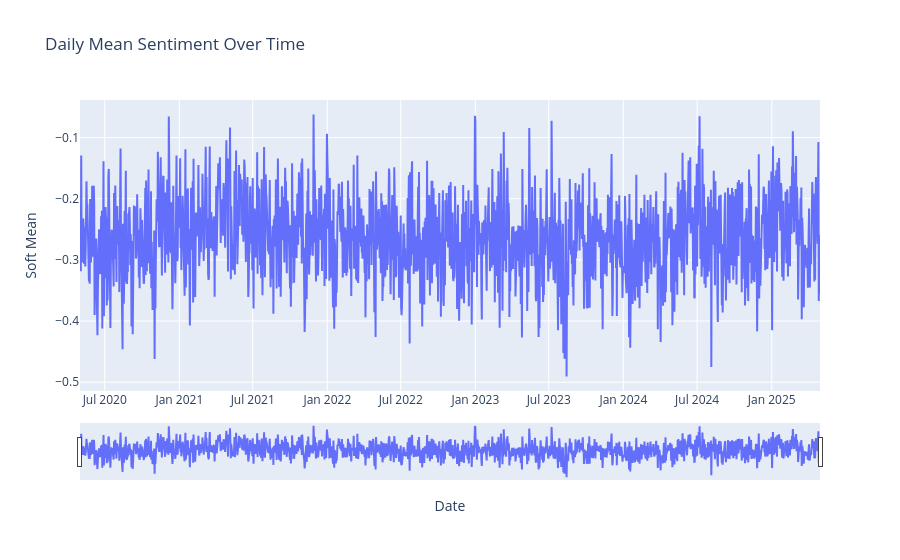

Here is the notebook cell this chart was saved with:
### Markdown cell above
### Daily Sentiment Trend

### Code cell
daily_soft = agg_df.set_index("Date")["soft_mean"].sort_index()

fig = go.Figure(go.Scatter(
    x=daily_soft.index, y=daily_soft.values,
    mode="lines", line=dict(width=2), name="Daily Soft Mean",
))
fig.update_layout(
    title="Daily Mean Sentiment Over Time",
    xaxis_title="Date", yaxis_title="Soft Mean",
    hovermode="x unified",
)
fig.update_xaxes(rangeslider_visible=True)
fig.show()

### Figure 1 — Plotly figure (JSON) as saved in the notebook; plotly's stock layout.template omitted (floating-point values rounded to 4 significant figures; data arrays with more than 128 entries replaced by an {"elided": "..."} marker saying what was removed)
{"data": [{"line": {"width": 2}, "mode": "lines", "name": "Daily Soft Mean", "type": "scatter", "x": {"elided": "1826 str values"}, "y": {"elided": "1826 float values"}}], "layout": {"hovermode": "x unified", "title": {"text": "Daily Mean Sentiment Over Time"}, "xaxis": {"rangeslider": {"visible": true}, "title": {"text": "Date"}}, "yaxis": {"title": {"text": "Soft Mean"}}}}
